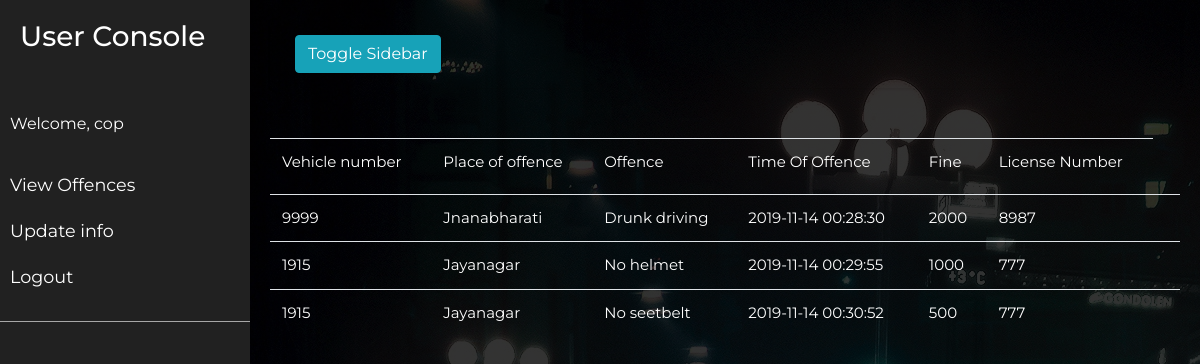
The page /user.php (signed in) on the database its author committed.
### tables this page shows
CREATE TABLE `useroffence` (
  `Offence` varchar(30) NOT NULL,
  `Fine` int(50) NOT NULL,
  `VehicleNo` varchar(16) NOT NULL,
  `Place` varchar(30) NOT NULL,
  `DateTime` datetime NOT NULL DEFAULT CURRENT_TIMESTAMP,
  `OfficialUsername` varchar(30) NOT NULL,
  `LicenseNo` varchar(20) NOT NULL
);

### user.php (the view, shortened to what this page needs)
<?php
 $loginusername = $_SESSION["loginusername"];
 ?>
<!DOCTYPE html>
<html>
<head>
    <link rel="stylesheet" href="https://stackpath.bootstrapcdn.com/bootstrap/4.1.0/css/bootstrap.min.css">
    <link rel="stylesheet" href="main.css">
   </head>
<body>
    <div class="wrapper">
        <nav id="sidebar">
            <div class="sidebar-header">
                <h3>User Console</h3>
            </div>
            <ul class="list-unstyled components">
                <p>Welcome, <?php echo $loginusername; ?></p>
                <li>
                    <a href="user.php">View Offences</a>
                </li>
                <li>
                    <a href="userupdate.php">Update info</a>
                </li>
                <li>
                    <a href="logout.php">Logout</a>
                </li>
            </ul>
        </nav>
        <div id="content">
            <nav class="navbar navbar-expand-lg navbar-light bg-transparent">
                <div class="container-fluid">
                    <button type="button" id="sidebarCollapse" class="btn btn-info">
                        <span>Toggle Sidebar</span>
                    </button>
                </div>
            </nav>
            <div class="view">
		<table class="table">
			<tr>
				<td><label for="uid">Vehicle number</label></td>
				<td><label for="uid">Place of offence</label></td>
				<td><label for="uid">Offence</label></td>
				<td><label for="uid">Time Of Offence</label></td>
				<td><label for="uid">Fine</label></td>
				<td><label for="uid">License Number</label></td>
			</tr>
				<div class="Display">
					<?php
						require_once "config.php";
						$sql = "SELECT offence, fine, vehicleno, place, datetime,licenseno FROM useroffence WHERE Officialusername = '$loginusername'" ;
						$result = mysqli_query($conn, $sql);
						if (mysqli_num_rows($result)>0) {
						while($row = mysqli_fetch_assoc($result)) {
							echo "<tr><td>".$row["vehicleno"]."</td><td>".$row["place"]."</td><td>".$row["offence"]."</td><td>". $row["datetime"]."</td><td>".$row["fine"]."</td><td>".$row["licenseno"]."</td><td></tr>";
						}
						} else {
						echo "No Dues";
						}
					?>
				</div>
		</table>
</div>
        </div>
    </div>
</body>
</html>

### main.css (style rules this page uses)
body { background: linear-gradient(rgba(0,0,0,.8), rgba(0,0,0,.8)), url('bg.jpg'); }
* { font-family: 'Montserrat', sans-serif; color: #ffffff; }
table td { padding: 10px; margin: 10px; border: none; }
table tr { padding: 10px; margin: 10px; border: none; }
a { text-decoration: none; color: black; }
.view { font-family: sans-serif; color: #fc7303; }
.table { font-size: 15px; background-color: transparent; margin-top: 50px; padding: 10px; }
.navbar { padding: 15px 10px; background: #fff; border: none; border-radius: 0; margin-bottom: 40px; box-shadow: 1px 1px 3px rgba(0, 0, 0, 0.1); }
.wrapper { display: flex; width: 100%; align-items: stretch; }
#sidebar { min-width: 250px; max-width: 250px; background: #212121; color: #fff; transition: all 0.3s; }
#sidebar .sidebar-header { padding: 20px; background: #212121; }
#sidebar ul.components { padding: 20px 0; border-bottom: 1px solid #a7a7a7; }
#sidebar ul p { color: #fff; padding: 10px; }
#sidebar ul li a { padding: 10px; font-size: 1.1em; display: block; color: #fff; }
#content { width: 100%; padding: 20px; min-height: 100vh; transition: all 0.3s; }

### rows shown on the page
useroffence: VehicleNo "9999", Place "Jnanabharati", Offence "Drunk driving", DateTime "2019-11-14 00:28:30", Fine "2000", LicenseNo "8987"
useroffence: VehicleNo "1915", Place "Jayanagar", Offence "No helmet", DateTime "2019-11-14 00:29:55", Fine "1000", LicenseNo "777"
useroffence: VehicleNo "1915", Place "Jayanagar", Offence "No seetbelt", DateTime "2019-11-14 00:30:52", Fine "500", LicenseNo "777"

### other values the page prints
$loginusername "cop"
